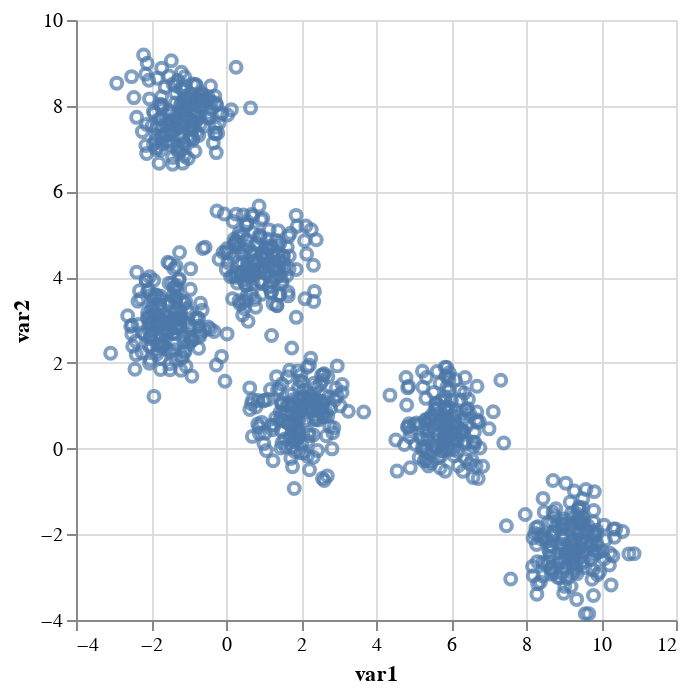

Notebook code cell kept with this figure:
### Code cell
# create scatterplot
alt.Chart(df).mark_point().encode(
    alt.X('var1:Q'),
    alt.Y('var2:Q')
)

### Figure 1 — Vega-Lite specification as saved in the notebook (floating-point values rounded to 4 significant figures; data arrays with more than 128 entries replaced by an {"elided": "..."} marker saying what was removed)
{"config": {"view": {"continuousWidth": 300, "continuousHeight": 300}}, "data": {"name": "data-5c706f019a12a591296e30017f392c73"}, "mark": {"type": "point"}, "encoding": {"x": {"field": "var1", "type": "quantitative"}, "y": {"field": "var2", "type": "quantitative"}}, "$schema": "https://vega.github.io/schema/vega-lite/v5.20.1.json", "datasets": {"data-5c706f019a12a591296e30017f392c73": {"elided": "1000 records"}}}
